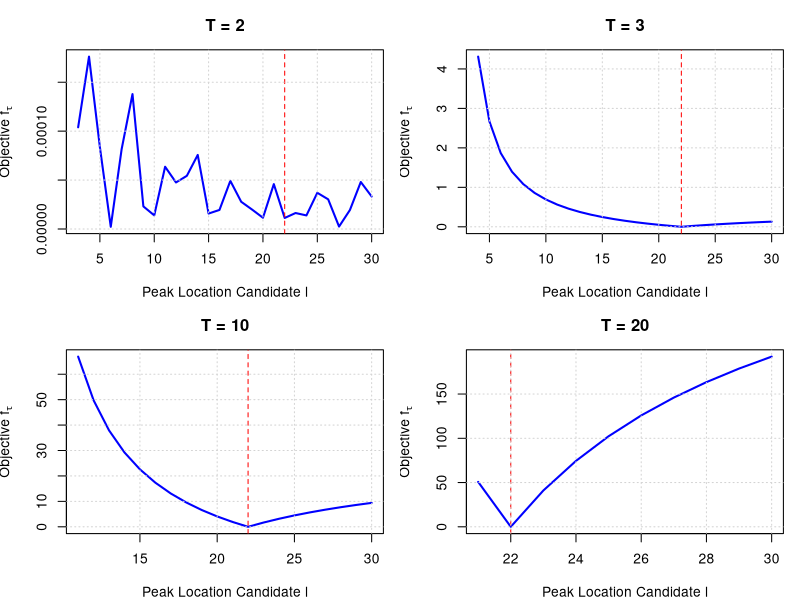

The R script that drew this image:
rlaplace <- function(n, location = 0, scale = 1) {
  u <- runif(n, -0.5, 0.5)
  location - scale * sign(u) * log(1 - 2 * abs(u))
}

quantile_loss <- function(u, tau) {
  u * ( tau - (u < 0) )
}

med_weighted <- function(I, l, s) {
  T <- length(I)
  x <- I * exp(((1:T) - l)^2 / s^2)
  o <- order(x)
  w <- exp(-((1:T) - l)^2 / s^2)
  wo <- w[o]
  W <- sum(w)
  y <- rep(0, T)
  for (t in 1:T) {
    if (sum(wo[1:t]) <= W / 2) y[t] <- t
  }
  return(x[o[max(y) + 1]])
}

compute_a <- function(I, l, s, tau) {
  if ( tau == 0.5 ) {
    return(med_weighted(I, l, s))
  }
}

objective_function <- function(I, a, l, s, tau) {
  t <- seq_along(I)
  fitted <- a * exp(-((t - l)^2) / s^2)
  u <- I - fitted
  mean(quantile_loss(u, tau))
}

search_best_s <- function(I, l, tau) {
  f_obj <- function(s) {
    a_hat <- compute_a(I, l, s, tau)
    objective_function(I, a_hat, l, s, tau)
  }
  optimize(f_obj, interval = c(1, 20), tol = 1e-4)$minimum
}

simulate_quantile_objective <- function(T, A, L, S, h, tau, snr = Inf, seed = NULL, force_l_gt_T = FALSE) {
  t <- 1:T
  signal <- A * exp(-((t - L)^2) / S^2)
  if (!is.null(seed)) set.seed(seed)
  if (is.finite(snr)) {
    b <- A / (sqrt(2) * snr)
    noise <- rlaplace(T, scale = b)
    I <- signal + noise
  } else {
    I <- signal
  }
  l_grid <- if (force_l_gt_T) seq(T + 1, h) else seq(1, h)
  losses <- sapply(l_grid, function(l) {
    s_hat <- search_best_s(I, l, tau)
    a_hat <- compute_a(I, l, s_hat, tau)
    objective_function(I, a_hat, l, s_hat, tau)
  })
  data.frame(l = l_grid, loss = losses, T = T)
}

plot_quantile_objectives <- function(results, tau, A_true, L_true, S_true, h) {
  Ts <- unique(results$T)
  nT <- length(Ts)
  nrow <- ceiling(nT / 2)
  ncol <- if (nT == 1) 1 else 2
  png(filename = paste0("plot_noisefree_tau05.png"),
      width = 900, height = 600, res = 120)
  old_par <- par(mfrow = c(nrow, ncol), mar = c(4, 4, 3, 1))
  on.exit({ par(old_par); dev.off() })
  for (T_val in Ts) {
    subset_data <- subset(results, T == T_val)
    plot(subset_data$l, subset_data$loss, type = "l", lwd = 2, col = "blue",
         xlab = "Peak Location Candidate l",
         ylab = expression("Objective " * f[tau]),
         main = paste0("T = ", T_val))
    abline(v = L_true, col = "red", lty = 2)
    grid()
  }
}

A_true <- 15000
L_true <- 22
S_true <- 10
h <- 30
Ts_free <- c(2, 3, 10, 20)
tau_val <- 0.5
results_free_median <- do.call(rbind, lapply(Ts_free, function(T) {
  simulate_quantile_objective(T, A = A_true, L = L_true, S = S_true, h = h,
                              tau = tau_val, snr = Inf, force_l_gt_T = TRUE)
}))
plot_quantile_objectives(results_free_median, tau = tau_val, A_true, L_true, S_true, h)
